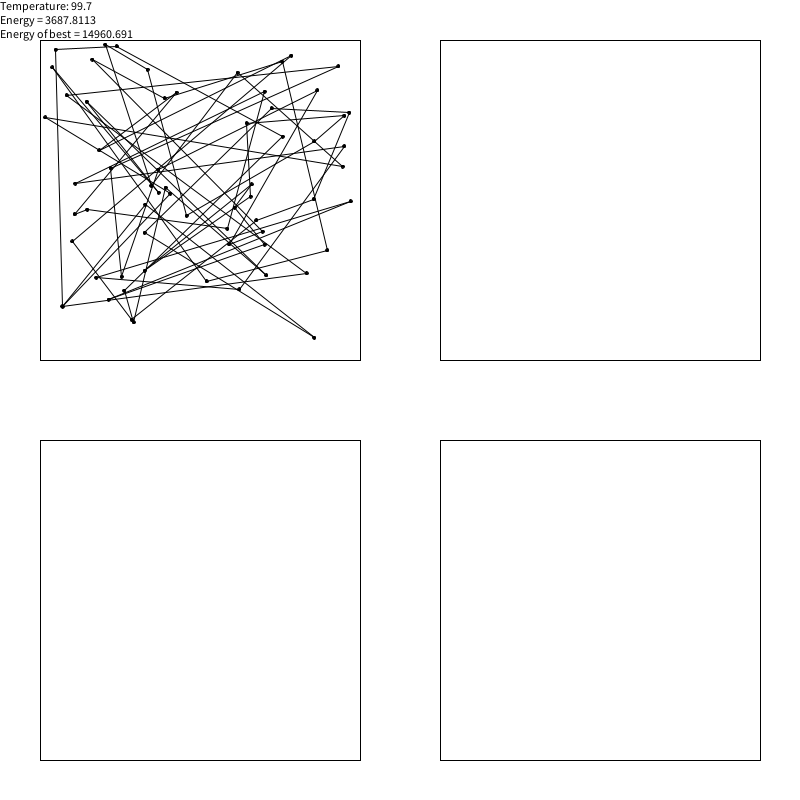
Frame 1 (no input)
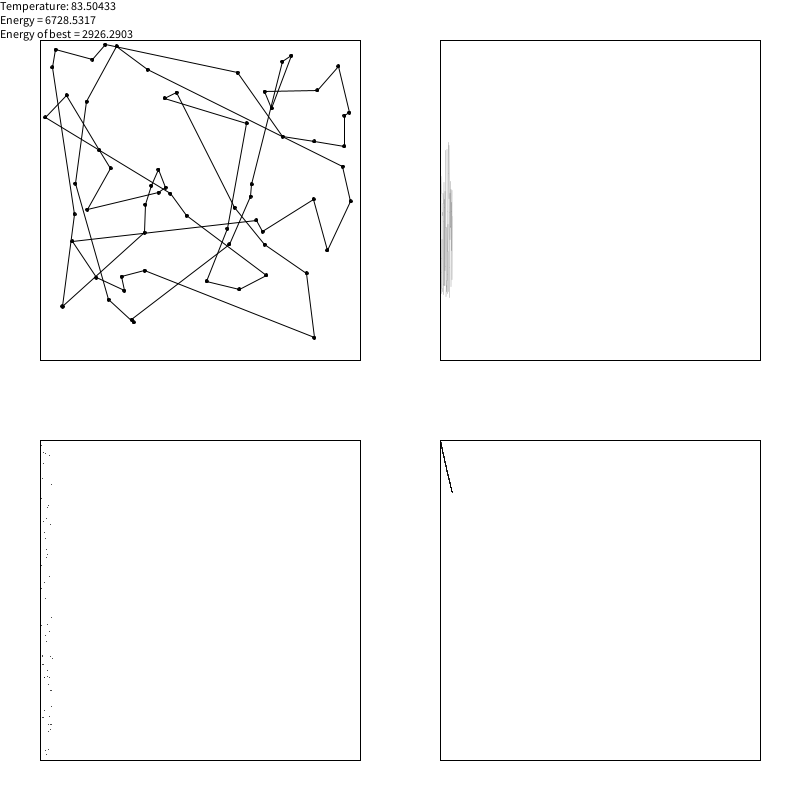
Frame 60 (the mouse pressed at the canvas centre just before this capture)
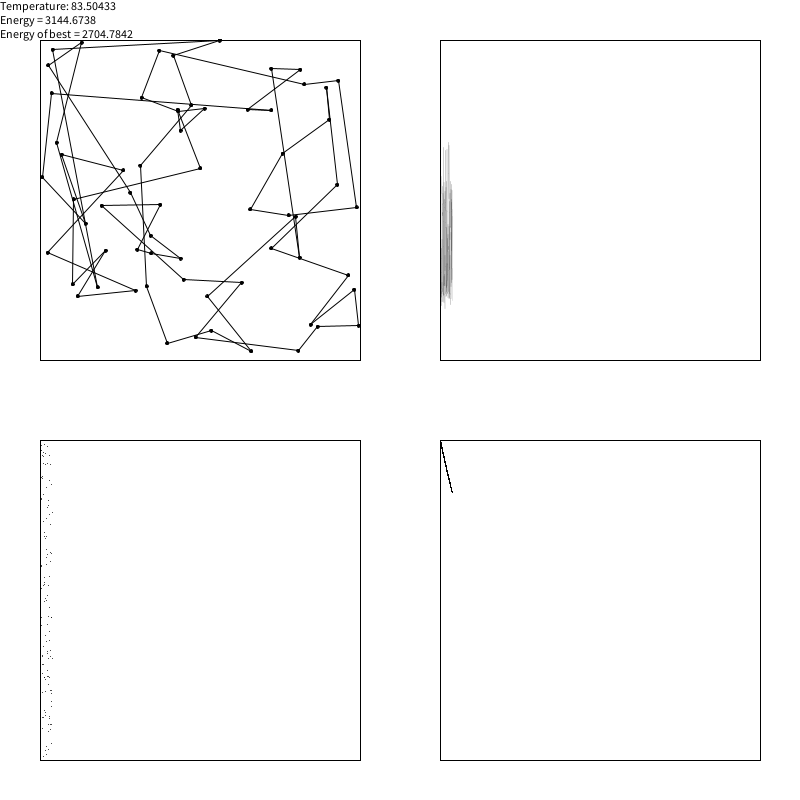
Frame 120 (the mouse held since frame 60 and released just before this capture)

The Processing sketch that drew these frames (run headless with seeded random() and noise(); from frame 60 on, the mouse is pressed at the canvas centre):

// Processing sketch: Simulated_Annealing
// ── Simulated_Annealing.pde
import java.util.Collections;
ArrayList<PVector> points, best, newPoints, prev;
float e, eNew, temperature, bestEnergy;
float borderSize = 0.05;
int maxIterations = 1600;
int iteration, iterationOfBest;
float acceptanceProbability, lastTemperature, initTemperature, lastEnergy, initEnergy, energy, tempOfBest;

// Control Variables
static int N = 64;
int randomisationsPerIteration = 5000;
float tempFactor = 0.997;


void setup() {
  size(800, 800);
  iterationOfBest = 0;
  iteration = 0;
  initTemperature = 100;
  tempOfBest = initTemperature;
  temperature = initTemperature;
  points = new ArrayList<PVector>();
  for (int i = 0; i < N; i++) {
    points.add(new PVector(borderSize*width+random((0.5-2*borderSize)*width), borderSize*height+random((0.5-2*borderSize)*height)));
  }
  strokeWeight(1);
  frameRate(480);
  background(255);  
  fill(255);
  rect(borderSize*width, (0.5+borderSize)*height, (0.5-2*borderSize)*width, (0.5-2*borderSize)*height);
  rect((0.5+borderSize)*width, borderSize*height, (0.5-2*borderSize)*width, (0.5-2*borderSize)*height);
  rect((0.5+borderSize)*width, (0.5+borderSize)*height, (0.5-2*borderSize)*width, (0.5-2*borderSize)*height);
  lastTemperature = temperature;
  initEnergy = totalDistance(points)*1.5;
  lastEnergy = initEnergy;
  best = (ArrayList)points.clone();
  bestEnergy = initEnergy;
  drawPath(points);
}

void draw() {
  if (iteration < maxIterations) {
    fill(255);
    stroke(255);
    rect(0, 0, 150, 45);
    stroke(0);
    fill(255);
    rect(borderSize*width, borderSize*height, (0.5-2*borderSize)*width, (0.5-2*borderSize)*height);
    // Draw path
    drawPath(points);
    // Permutate some number of times
    acceptanceProbability = random(1);
    //prev = (ArrayList)points.clone();
    for (int i = 0; i < randomisationsPerIteration; i++) {
      newPoints = (ArrayList)points.clone();
      Collections.swap(newPoints, int(random(points.size())), int(random(points.size())));
      if (probabilityFunction(points, newPoints, temperature) > acceptanceProbability) {
        points = newPoints;
      }
    }
    // Draw Nodes
    for (int i = 0; i < points.size(); i++) {
      fill(0);
      ellipse(points.get(i).x, points.get(i).y, 3, 3);
    }
    energy = totalDistance(points);
    temperature *= tempFactor;
    fill(0);
    text("Temperature: " + temperature + "\nEnergy = " + energy + "\nEnergy of best = " + bestEnergy, 0, 10);
    iteration++;
    if (energy < bestEnergy) {
      best = (ArrayList)points.clone();
      bestEnergy = energy;
      iterationOfBest = iteration;
      tempOfBest = temperature;
    }

    point(borderSize*width + 1.0*iteration/maxIterations*(0.5-2*borderSize)*width, (1-borderSize)*height-(0.5-2*borderSize)*acceptanceProbability*height);
    stroke(0);
    line((0.5+borderSize)*width + 1.0*iteration/maxIterations*(0.5-2*borderSize)*width, (1-borderSize)*height-(0.5-2*borderSize)*(temperature/initTemperature)*height, 
      (0.5+borderSize)*width + 1.0*(iteration+1)/maxIterations*(0.5-2*borderSize)*width, (1-borderSize)*height-(0.5-2*borderSize)*(lastTemperature/initTemperature)*height);
    stroke(0, 25);
    line((0.5+borderSize)*width + 1.0*iteration/maxIterations*(0.5-2*borderSize)*width, (0.5-borderSize)*height-(0.5-2*borderSize)*(energy/initEnergy)*height, 
      (0.5+borderSize)*width + 1.0*(iteration+1)/maxIterations*(0.5-2*borderSize)*width, (0.5-borderSize)*height-(0.5-2*borderSize)*(lastEnergy/initEnergy)*height);

    lastTemperature = temperature;
    lastEnergy = energy;
  } else {
    if (totalDistance(points) > bestEnergy) {
      points = (ArrayList)best.clone();
      iteration = max(0, iterationOfBest);
      temperature = tempOfBest;
      lastTemperature = temperature;
      println("Counting");
      countCrossovers(points);
    }
  }
}

float totalDistance(ArrayList<PVector> points) {
  float tot = 0;
  for (int i = 0; i < points.size()-1; i++) {
    tot += points.get(i).dist(points.get(i+1));
  }
  tot += points.get(0).dist(points.get(points.size()-1));
  return tot;
}

void drawPath(ArrayList<PVector> points) {
  for (int i = 0; i < points.size()-1; i++) {
    line(points.get(i).x, points.get(i).y, points.get(i+1).x, points.get(i+1).y);
  }
  line(points.get(0).x, points.get(0).y, points.get(points.size()-1).x, points.get(points.size()-1).y);
}

float probabilityFunction(ArrayList<PVector> p, ArrayList<PVector> np, float T) {
  float e = totalDistance(p);
  float eNew = totalDistance(np);
  if (eNew < e) {
    return 1;
  } else {
    return exp(-1.0*(eNew - e)/T);
  }
}

void mousePressed() {
  setup();
}

int countCrossovers(ArrayList<PVector> points) {
  int tot = 0;
  for (int i = 0; i < points.size()-1; i++) {
    for (int j = i+1; j < points.size(); j++) {
      tot += doIntersect(points.get(i), points.get(i+1), points.get(j), points.get((j+1)%(points.size()-1))) ? 1 : 0;
    }
  }
  println(tot);
  return tot;
}

boolean onSegment(PVector p, PVector q, PVector r) {
  if (q.x <= Math.max(p.x, r.x) && q.x >= Math.min(p.x, r.x) &&
    q.y <= Math.max(p.y, r.y) && q.y >= Math.min(p.y, r.y))
    return true;

  return false;
}


int orientation(PVector p, PVector q, PVector r) {
  int val = int((q.y - p.y) * (r.x - q.x) - (q.x - p.x) * (r.y - q.y));

  if (val == 0) return 0; // colinear

  return (val > 0)? 1: 2; // clock or counterclock wise
}

boolean doIntersect(PVector p1, PVector q1, PVector p2, PVector q2)
{
  // Find the four orientations needed for general and
  // special cases
  int o1 = orientation(p1, q1, p2);
  int o2 = orientation(p1, q1, q2);
  int o3 = orientation(p2, q2, p1);
  int o4 = orientation(p2, q2, q1);

  // General case
  if (o1 != o2 && o3 != o4)
    return true;

  // Special Cases
  // p1, q1 and p2 are colinear and p2 lies on segment p1q1
  if (o1 == 0 && onSegment(p1, p2, q1)) return true;

  // p1, q1 and q2 are colinear and q2 lies on segment p1q1
  if (o2 == 0 && onSegment(p1, q2, q1)) return true;

  // p2, q2 and p1 are colinear and p1 lies on segment p2q2
  if (o3 == 0 && onSegment(p2, p1, q2)) return true;

  // p2, q2 and q1 are colinear and q1 lies on segment p2q2
  if (o4 == 0 && onSegment(p2, q1, q2)) return true;

  return false; // Doesn't fall in any of the above cases
}
